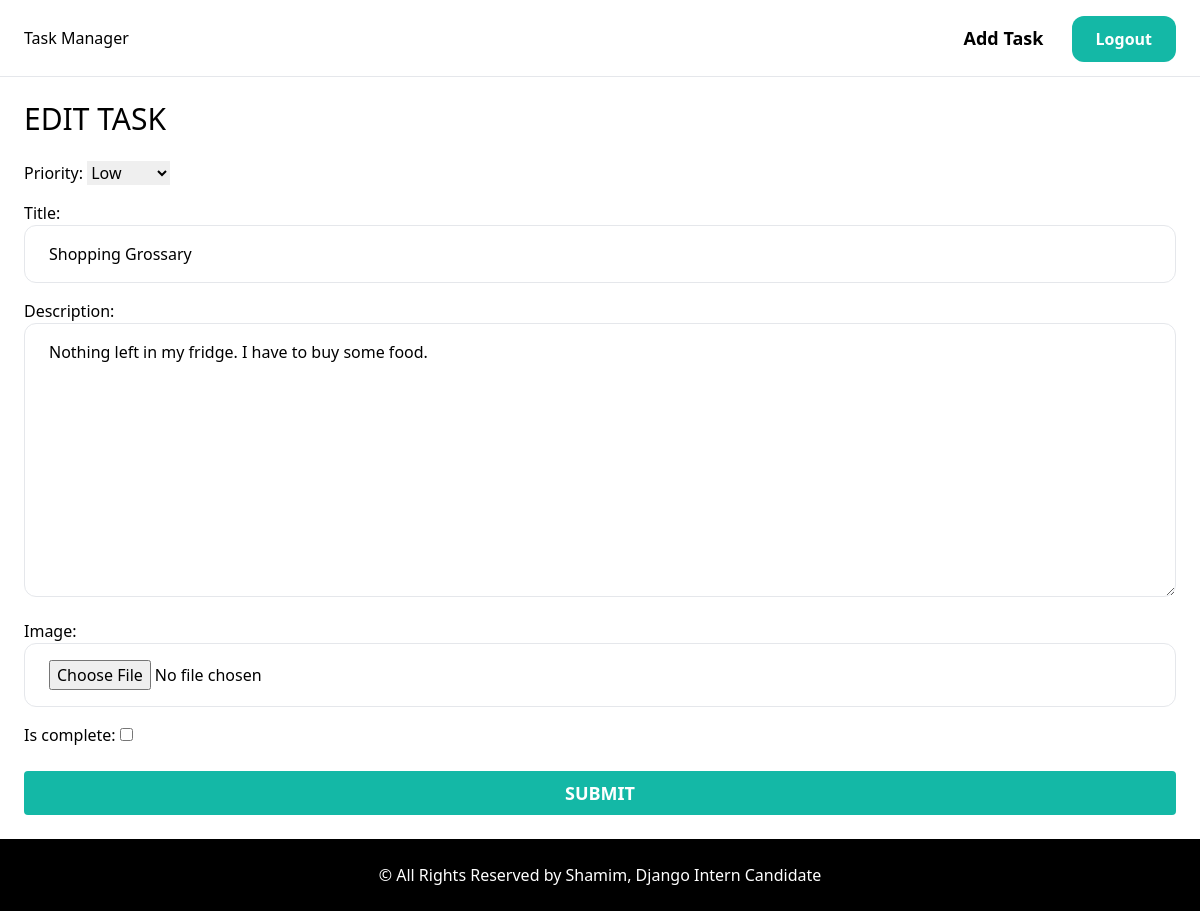
The page /tasks/1/edit/ (signed in) on the database its author committed.
### tasks/models.py (models this page shows)
class Task(models.Model):
    priority = models.ForeignKey(Priority, related_name='tasks', on_delete=models.CASCADE)
    title = models.CharField(max_length=255, null=False, blank=False)
    description = models.TextField(null=False, blank=False)
    image = models.ImageField(upload_to="images", blank=True, null=True)
    created_by = models.ForeignKey(User, related_name="tasks", on_delete=models.CASCADE)
    is_complete = models.BooleanField(default=False)
    create_at = models.DateTimeField(auto_now_add=True)
    updated_at = models.DateTimeField(auto_now=True)

### tasks/views.py (the view)
# urls.py: path('<int:pk>/edit/', views.edit, name="edit"),
@login_required
def edit(request, pk):
    task = get_object_or_404(Task, pk=pk, created_by=request.user)
    if request.method == 'POST':
        form = EditTaskForm(request.POST, request.FILES, instance=task)
        if form.is_valid():
            form.save()
            return redirect('tasks:detail', pk=pk)
    form = EditTaskForm(instance=task)
    return render(request, "tasks/edit.html", {'form': form})

### tasks/forms.py
class EditTaskForm(forms.ModelForm):
    class Meta:
        model = Task
        fields = (
            "priority",
            "title",
            "description",
            "image",
            "is_complete"
        )
        widgets = {
            'title': forms.TextInput(attrs={
                'class': INPUT_CLASSES
            }),
            'description': forms.Textarea(attrs={
                'class': INPUT_CLASSES
            }),
            'image': forms.FileInput(attrs={
                'class': INPUT_CLASSES
            }),
        }

### tasks/models.py (called while the page is built)
    def __str__(self) -> str:
        return self.name

### tasks/templates/tasks/edit.html (shortened to what this page needs)
{% extends "core/base.html" %}
{% block content %}
    <h1 class="mb-6 text-3xl">EDIT TASK</h1>
    <form method="POST" action="." enctype="multipart/form-data" novalidate> {% csrf_token %}
        <div class="space-y-4">
            {{ form.as_p }}
        </div>
        <button class="py-2 px-8 text-lg mt-6 bg-teal-500 rounded text-white font-semibold hover:bg-teal-600 w-full">SUBMIT</button>
    </form>
{% endblock content %}

### rows shown on the page
Task: priority "Low", title "Shopping Grossary", description "Nothing left in my fridge. I have to buy some food."
